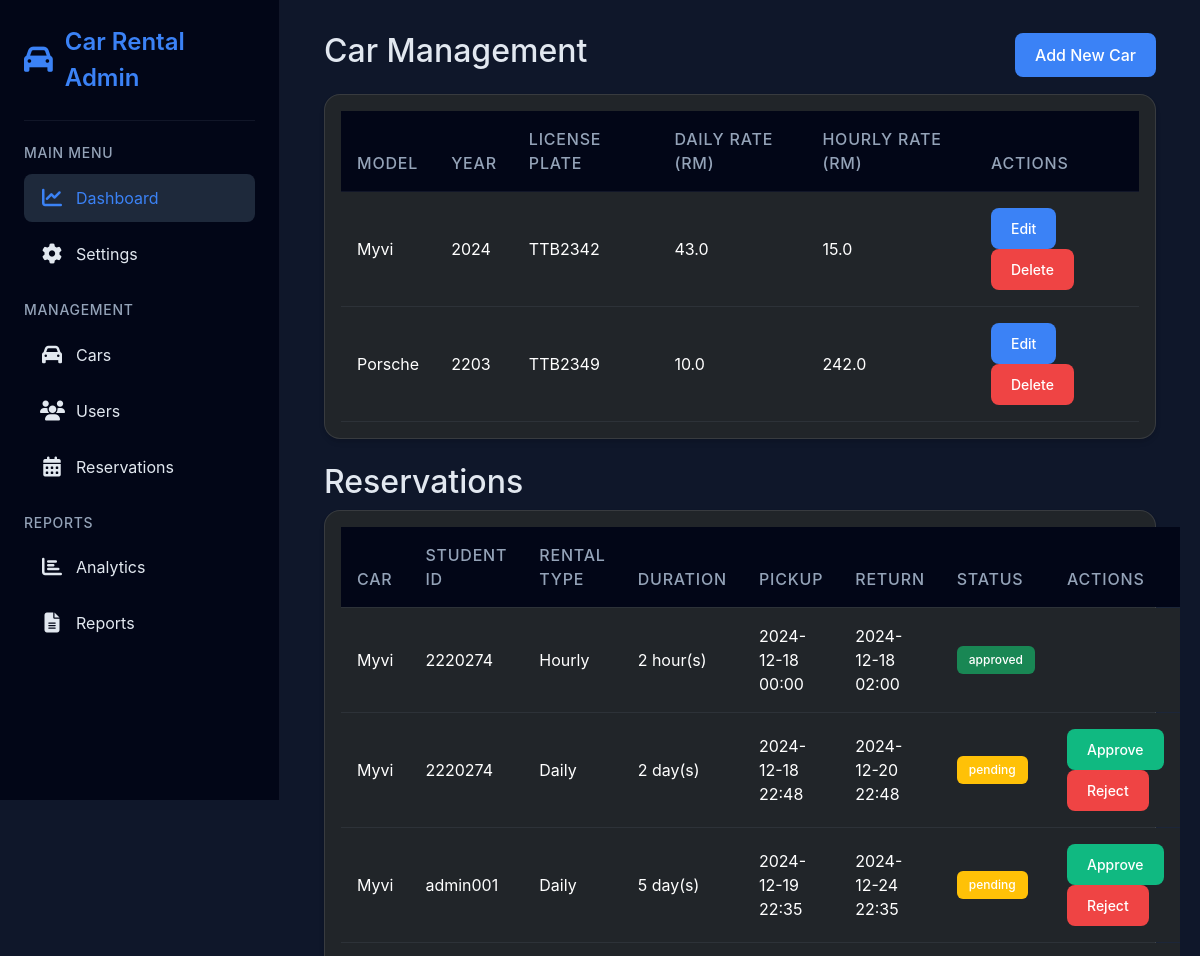
/admin (upper part), run on an earlier commit of the app's database.
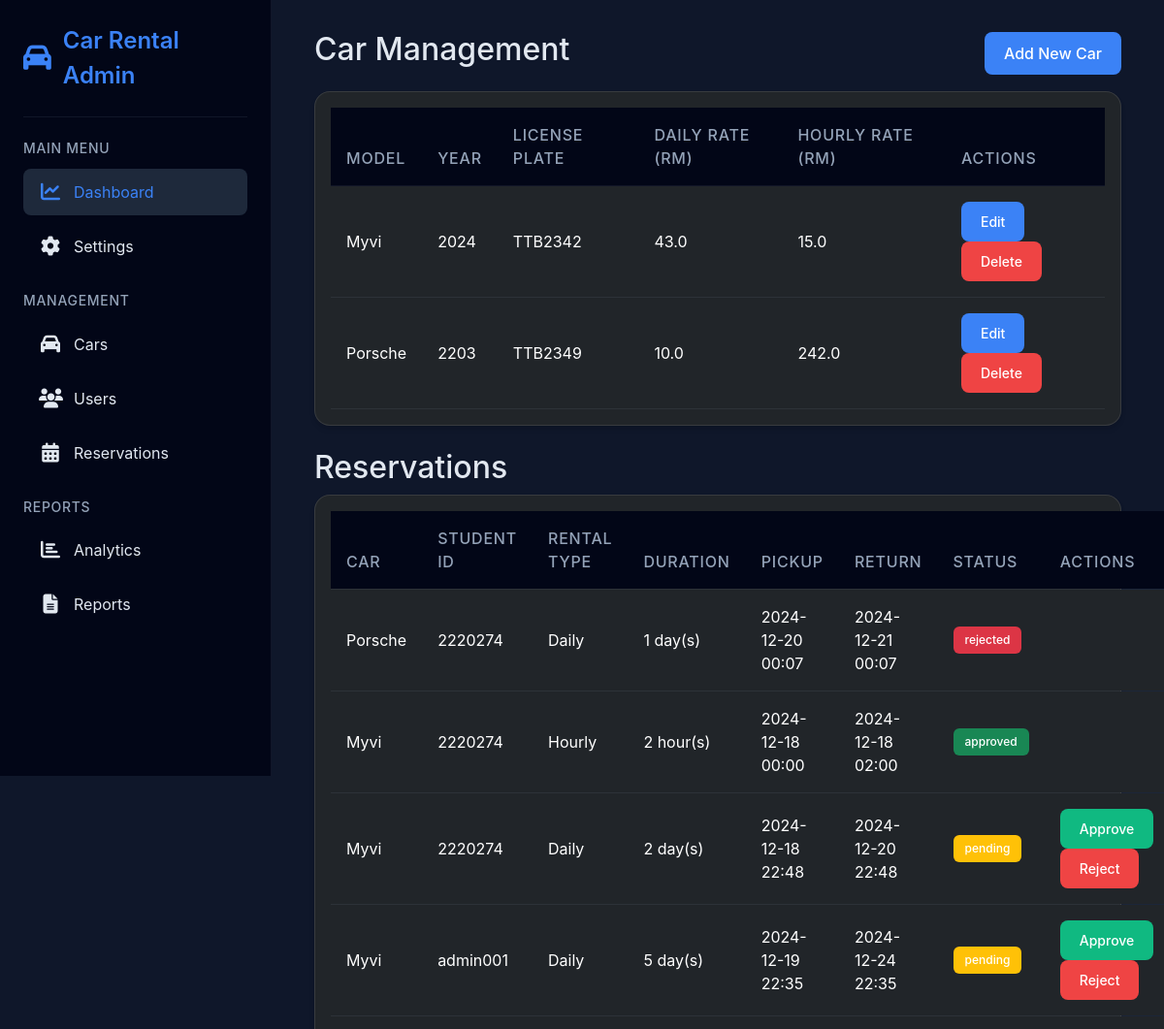
And on a later commit of the database.
### app.py (models this page shows)
class Car(db.Model):
    id = db.Column(db.Integer, primary_key=True)
    model = db.Column(db.String(100), nullable=False)
    year = db.Column(db.Integer, nullable=False)
    license_plate = db.Column(db.String(20), unique=True, nullable=False)
    daily_rate = db.Column(db.Float, nullable=False)
    hourly_rate = db.Column(db.Float, nullable=False)
    reservations = db.relationship('Reservation', backref='car', lazy=True)

class Reservation(db.Model):
    id = db.Column(db.Integer, primary_key=True)
    student_id = db.Column(db.String(50), nullable=False)
    email = db.Column(db.String(120), nullable=False)
    phone = db.Column(db.String(20), nullable=False)
    pickup_date = db.Column(db.DateTime, nullable=False)
    return_date = db.Column(db.DateTime, nullable=False)
    car_id = db.Column(db.Integer, db.ForeignKey('car.id'), nullable=False)
    status = db.Column(db.String(20), default='pending')  # pending, approved, cancelled
    created_at = db.Column(db.DateTime, default=datetime.utcnow)
    pickup_method = db.Column(db.String(20), nullable=False)
    delivery_fee = db.Column(db.Float, nullable=False)
    rental_type = db.Column(db.String(20), nullable=False)

### app.py (the view)
@app.route('/admin')
def admin():
    cars = Car.query.all()
    reservations = Reservation.query.order_by(Reservation.created_at.desc()).all()
    return render_template('admin.html', cars=cars, reservations=reservations)

### templates/admin.html (shortened to what the changed rows need)
{% extends "admin_base.html" %}
{% block content %}
<div class="container-fluid">
    <div class="row mb-4">
        <div class="col-12">
            <div class="d-flex justify-content-between align-items-center mb-3">
                <h2>Car Management</h2>
            </div>
            <div class="card bg-dark">
                <div class="card-body">
                    <table class="table table-dark table-hover">
                        <thead>
                            <tr>
                                <th>Model</th>
                                <th>Year</th>
                                <th>License Plate</th>
                                <th>Daily Rate (RM)</th>
                                <th>Hourly Rate (RM)</th>
                                <th>Actions</th>
                            </tr>
                        </thead>
                        <tbody>
                            {% for car in cars %}
                            <tr>
                                <td>{{ car.model }}</td>
                                <td>{{ car.year }}</td>
                                <td>{{ car.license_plate }}</td>
                                <td>{{ car.daily_rate }}</td>
                                <td>{{ car.hourly_rate }}</td>
                                <td>
                                    <button class="btn btn-sm btn-primary" onclick="showEditCarForm('{{ car.id }}', '{{ car.model }}', '{{ car.year }}', '{{ car.license_plate }}', '{{ car.daily_rate }}', '{{ car.hourly_rate }}')">Edit</button>
                                    <button class="btn btn-sm btn-danger" onclick="deleteCar('{{ car.id }}')">Delete</button>
                                </td>
                            </tr>
                            {% endfor %}
                        </tbody>
                    </table>
                </div>
            </div>
        </div>
    </div>
    <div class="row">
        <div class="col-12">
            <h2>Reservations</h2>
            <div class="card bg-dark">
                <div class="card-body">
                    <table class="table table-dark table-hover">
                        <thead>
                            <tr>
                                <th>Car</th>
                                <th>Student ID</th>
                                <th>Rental Type</th>
                                <th>Duration</th>
                                <th>Pickup</th>
                                <th>Return</th>
                                <th>Status</th>
                                <th>Actions</th>
                            </tr>
                        </thead>
                        <tbody>
                            {% for reservation in reservations %}
                            <tr>
                                <td>{{ reservation.car.model }}</td>
                                <td>{{ reservation.student_id }}</td>
                                <td>{{ reservation.rental_type.capitalize() }}</td>
                                <td>
                                    {% if reservation.rental_type == 'hourly' %}
                                        {% set duration = ((reservation.return_date - reservation.pickup_date).total_seconds() / 3600) | round | int %}
                                        {{ duration }} hour(s)
                                    {% else %}
                                        {% set duration = ((reservation.return_date - reservation.pickup_date).total_seconds() / 86400) | round | int %}
                                        {{ duration }} day(s)
                                    {% endif %}
                                </td>
                                <td>{{ reservation.pickup_date.strftime('%Y-%m-%d %H:%M') }}</td>
                                <td>{{ reservation.return_date.strftime('%Y-%m-%d %H:%M') }}</td>
                                <td>
                                    <span class="badge bg-{{ 'success' if reservation.status == 'approved' else 'warning' if reservation.status == 'pending' else 'danger' }}">
                                        {{ reservation.status }}
                                    </span>
                                </td>
                                <td>
                                    {% if reservation.status == 'pending' %}
                                    <a href="{{ url_for('approve_reservation', reservation_id=reservation.id) }}" class="btn btn-sm btn-success">Approve</a>
                                    <a href="{{ url_for('reject_reservation', reservation_id=reservation.id) }}" class="btn btn-sm btn-danger">Reject</a>
                                    {% endif %}
                                </td>
                            </tr>
                            {% endfor %}
                        </tbody>
                    </table>
                </div>
            </div>
        </div>
    </div>
</div>
{% endblock %}

What changed in the data, as far as the page shows it:
added Reservation: car.model "Porsche", student_id "2220274", rental_type "Daily", duration "1", pickup_date "2024-12-20 00:07", return_date "2024-12-21 00:07", status "rejected"
